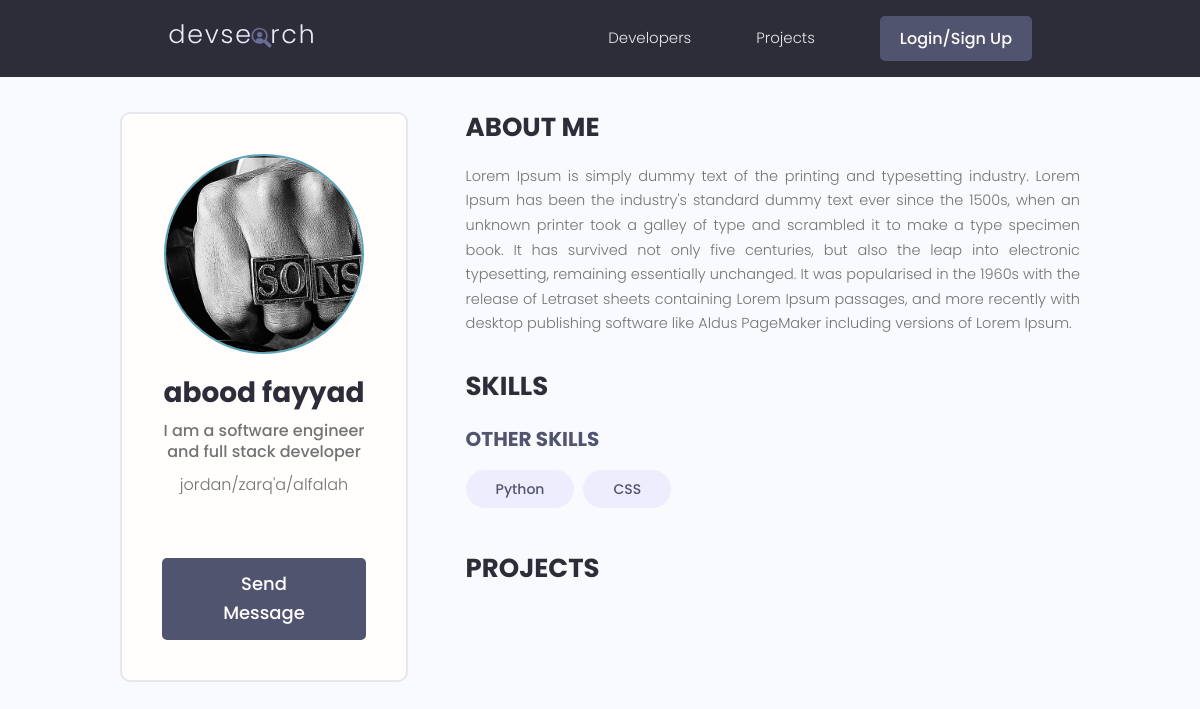
Before: /profile/0fdf241f-b6b5-4fd4-9785-4e4a1234604f with the older database file.
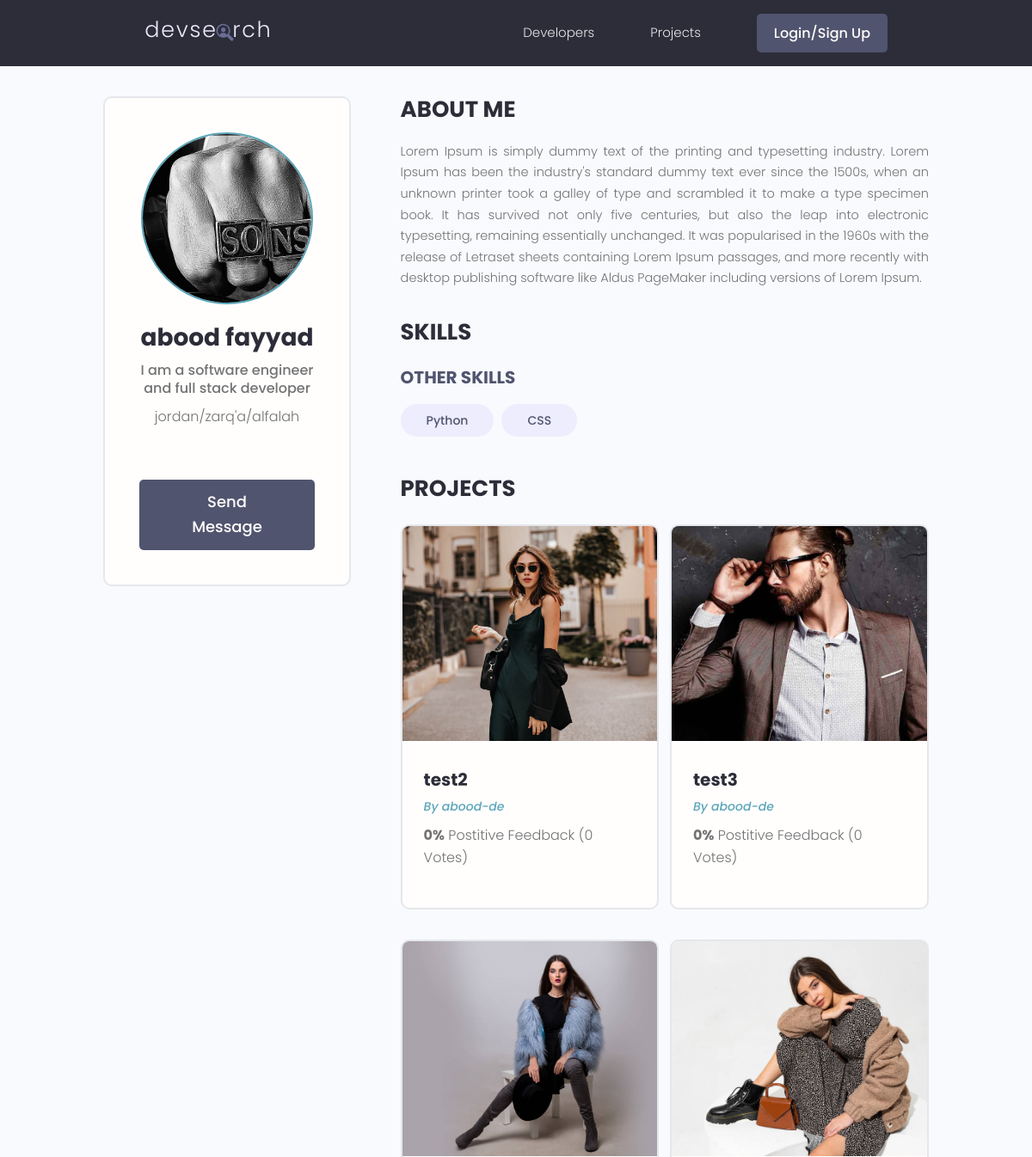
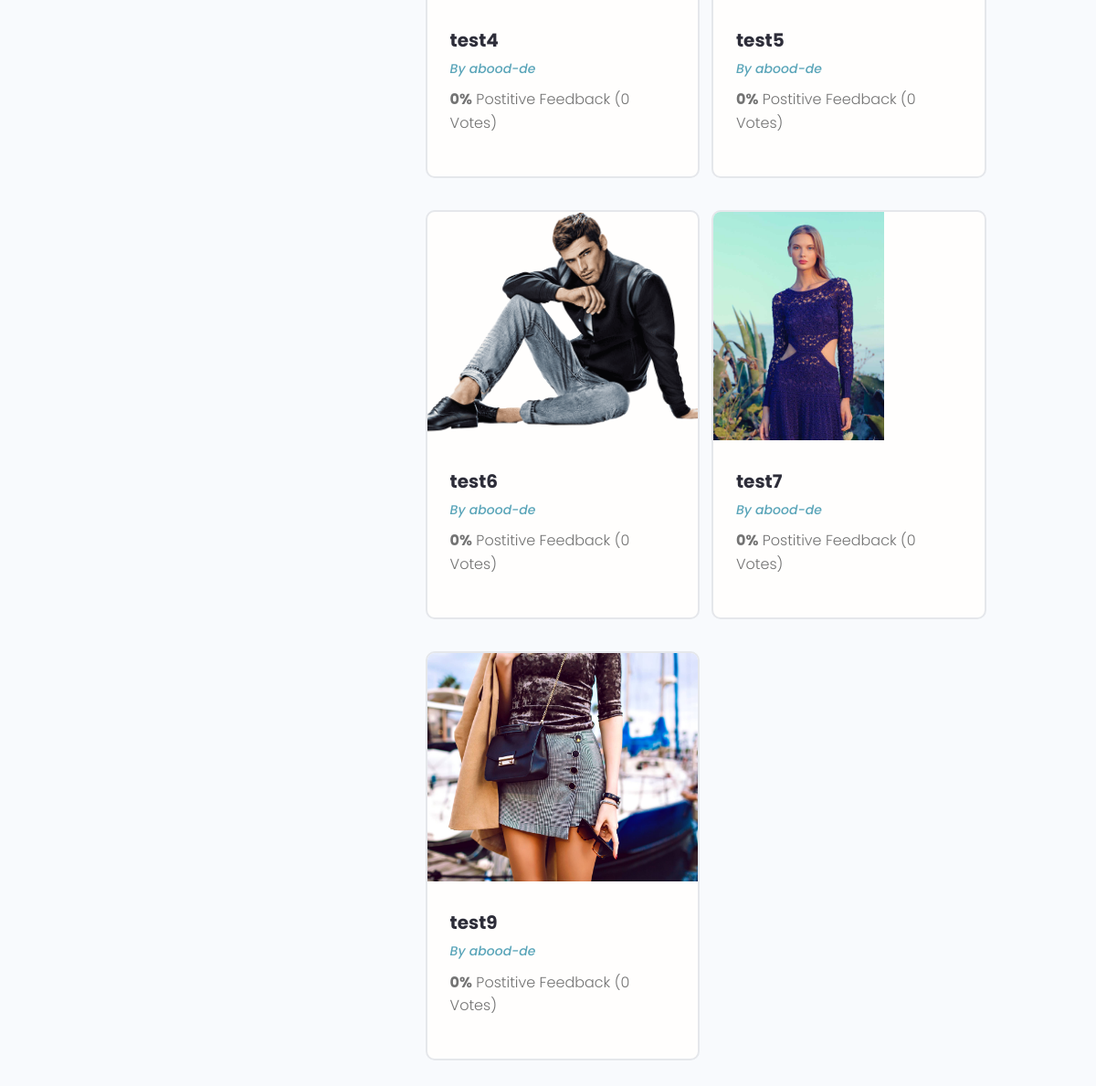
After: the same page with the newer database file (2 pictures, top to bottom).
### users/models.py (models this page shows)
class Skill(models.Model):
    owner = models.ForeignKey(Profile, null=True, blank=True, on_delete=models.CASCADE)
    name = models.CharField(max_length=255, blank=True, null=True)
    description = models.TextField(blank=True, null=True)
    created = models.DateTimeField(auto_now_add=True)
    id = models.UUIDField(default=uuid.uuid4, unique=True, primary_key=True, editable=False)
    def __str__(self):
        return str(self.name)

class Profile(models.Model):
    user = models.OneToOneField(User, on_delete=models.CASCADE, null=True, blank=True)
    name = models.CharField(max_length=255, blank=True, null=True)
    email = models.EmailField(max_length=500, blank=True, null=True)
    username = models.CharField(max_length=255, blank=True, null=True)
    location = models.CharField(max_length=255, blank=True, null=True)
    short_intro = models.CharField(max_length=255, blank=True, null=True)
    bio = models.TextField(blank=True, null=True)
    profile_image = models.ImageField(blank=True, null=True, upload_to='profiles', default="profiles/default.jpg")
    social_github = models.CharField(max_length=255, blank=True, null=True)
    social_linkedin = models.CharField(max_length=255, blank=True, null=True)
    social_twitter = models.CharField(max_length=255, blank=True, null=True)
    social_youtube = models.CharField(max_length=255, blank=True, null=True)
    social_website = models.CharField(max_length=255, blank=True, null=True)
    created = models.DateTimeField(auto_now_add=True)
    id = models.UUIDField(default=uuid.uuid4, unique=True, primary_key=True, editable=False)
    def __str__(self):
        return str(self.username)
    @property
    def imageURL(self):
        try:
            url = self.profile_image.url
        except:
            url = ''
        return url

### projects/models.py (models this page shows, shortened)
class Project(models.Model):
    owner = models.ForeignKey(Profile, null=True, blank=True, on_delete=models.CASCADE)
    title= models.CharField(max_length=255)
    description= models.TextField(null=True, blank=True, max_length=255)
    featured_image = models.ImageField(null=True, blank=True, default="default.jpg")
    demo_link = models.CharField(max_length=2000, blank=True, null=True)
    source_link = models.CharField(max_length=2000, blank=True, null=True)
    tags = models.ManyToManyField('Tag', blank=True)
    vote_total = models.IntegerField(default=0, null=True, blank=True)
    vote_ratio = models.IntegerField(default=0, null=True, blank=True)
    created = models.DateTimeField(auto_now_add=True)
    id = models.UUIDField(default=uuid.uuid4, unique=True, primary_key=True, editable=False)
    class Meta:
        ordering = ['-vote_ratio', "-vote_total", "title"] # order of projects depends on review
    @property
    def imageURL(self):
        try:
            url = self.featured_image.url
        except:
            url = ''
        return url

### users/views.py (the view)
# urls.py: path("profile/<str:pk>", views.userProfile, name="user-profile"),
def userProfile(request, pk):
    profile = Profile.objects.get(id=pk)
    skillsWithDesc = profile.skill_set.exclude(description__exact="")
    skillsWithoutDesc = profile.skill_set.filter(description="")
    context={
        "profile": profile,
        "skillsWithDesc":skillsWithDesc,
        "skillsWithoutDesc":skillsWithoutDesc
    }
    return render(request ,'users/user-profile.html', context)

### users/templates/users/user-profile.html (shortened to what this page needs)
{% extends "main.html"%} {% block content %}
<main class="profile my-md">
  <div class="container">
    <div class="layout">
      <div class="column column--1of3">
        <div class="card text-center">
          <div class="card__body dev">
            <img
              class="avatar avatar--xl"
              src="{{profile.imageURL}}"
            />
            <h2 class="dev__name">{{profile.name}}</h2>
            <p class="dev__title">{{profile.short_intro|slice:"60"}}</p>
            <p class="dev__location">{{profile.location}}</p>
            {% if request.user.profile.id != profile.id %}
            <a
              href="{% url 'create-message' profile.id %}"
              class="btn btn--sub btn--lg"
              >Send Message
            </a>
            {% endif %}
          </div>
        </div>
      </div>
      <div class="column column--2of3">
        <div class="devInfo">
          <h3 class="devInfo__title">About Me</h3>
          <p class="devInfo__about">{{profile.bio}}</p>
        </div>
        <div class="devInfo">
          <h3 class="devInfo__title">Skills</h3>
          <div class="devInfo__skills">
            <h3 class="devInfo__subtitle">Other Skills</h3>
            <div class="devInfo__otherSkills">
              {% for skill in skillsWithoutDesc %}
              <span class="tag tag--pill tag--sub tag--lg">
                <small>{{skill}}</small>
              </span>
              {% endfor %}
            </div>
          </div>
        </div>
        <div class="devInfo">
          <h3 class="devInfo__title">Projects</h3>
          <div class="grid grid--two">
            {% for project in profile.project_set.all %}
            <div class="column">
              <div class="card project">
                <a href="{% url 'project' project.id %}" class="project">
                  <img
                    class="project__thumbnail"
                    src="{{project.imageURL}}"
                    alt="project thumbnail"
                  />
                  <div class="card__body">
                    <h3 class="project__title">{{project.title}}</h3>
                    <p>
                      <a
                        class="project__author"
                        href="{% url 'user-profile' project.owner.id %}"
                        >By {{project.owner}}</a
                      >
                    </p>
                    <p class="project--rating">
                      <span style="font-weight: bold"
                        >{{project.vote_ratio}}%</span
                      >
                      Postitive Feedback ({{project.vote_total}} Votes)
                    </p>
                  </div>
                </a>
              </div>
            </div>
            {% endfor %}
          </div>
        </div>
      </div>
    </div>
  </div>
</main>
{% endblock content %}

Changed rows visible on the page:
added Project: imageURL (picture), title "test2", owner "abood-de", vote_ratio "0", vote_total "0"
added Project: imageURL (picture), title "test3", owner "abood-de", vote_ratio "0", vote_total "0"
added Project: imageURL (picture), title "test4", owner "abood-de", vote_ratio "0", vote_total "0"
added Project: imageURL (picture), title "test5", owner "abood-de", vote_ratio "0", vote_total "0"
added Project: imageURL (picture), title "test6", owner "abood-de", vote_ratio "0", vote_total "0"
added Project: imageURL (picture), title "test7", owner "abood-de", vote_ratio "0", vote_total "0"
added Project: imageURL (picture), title "test9", owner "abood-de", vote_ratio "0", vote_total "0"
